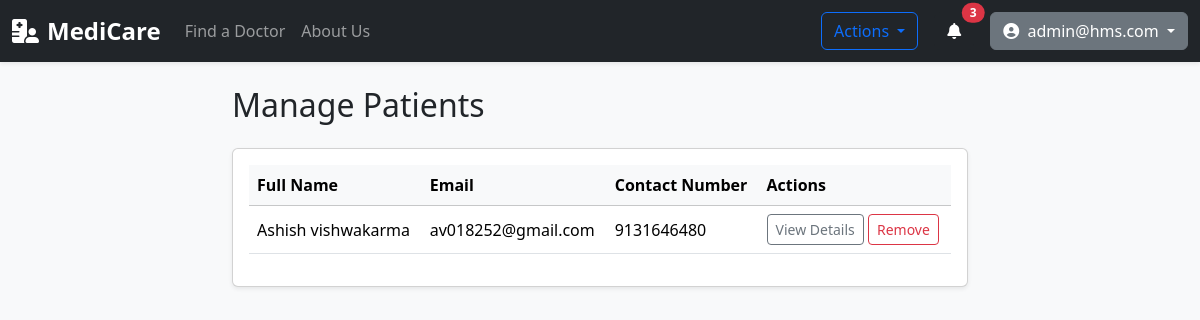
The page /admin/patients (signed in) on the database as committed earlier.
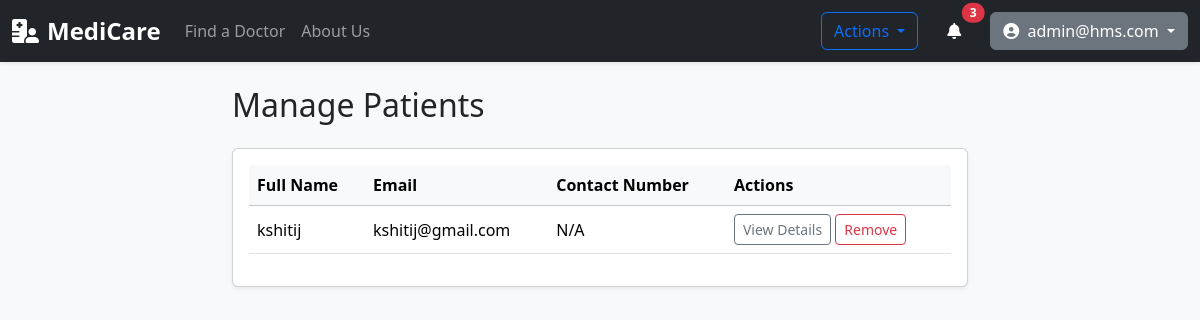
The same page on the database as committed later.
### app/models.py (models this page shows, shortened)
class User(db.Model, UserMixin):
    __tablename__ = 'user'
    id = db.Column(db.Integer, primary_key=True)
    email = db.Column(db.String(120), unique=True, nullable=False)
    password_hash = db.Column(db.String(128), nullable=False)
    role = db.Column(db.String(10), nullable=False)  # 'admin', 'doctor', 'patient'
    created_at = db.Column(db.DateTime, default=datetime.utcnow)
    doctor_profile = db.relationship('DoctorProfile', backref='user', uselist=False, cascade="all, delete-orphan")
    patient_profile = db.relationship('PatientProfile', backref='user', uselist=False, cascade="all, delete-orphan")
    doctor_appointments = db.relationship('Appointment', foreign_keys='Appointment.doctor_id', backref='doctor', lazy=True)
    patient_appointments = db.relationship('Appointment', foreign_keys='Appointment.patient_id', backref='patient', lazy=True)
    availabilities = db.relationship('Availability', backref='doctor', lazy=True, cascade="all, delete-orphan")
    notifications = db.relationship('Notification', backref='user', lazy=True, cascade="all, delete-orphan")
    reviews_given = db.relationship('DoctorReview', foreign_keys='DoctorReview.patient_id', backref='patient', lazy=True)
    reviews_received = db.relationship('DoctorReview', foreign_keys='DoctorReview.doctor_id', backref='doctor', lazy=True)
    @property
    def password(self):
        raise AttributeError('password is not a readable attribute')

class PatientProfile(db.Model):
    __tablename__ = 'patient_profile'
    id = db.Column(db.Integer, primary_key=True)
    user_id = db.Column(db.Integer, db.ForeignKey('user.id'), nullable=False, unique=True)
    full_name = db.Column(db.String(100), nullable=False)
    date_of_birth = db.Column(db.Date)
    gender = db.Column(db.String(10))
    contact_number = db.Column(db.String(20))
    blood_group = db.Column(db.String(5))
    allergies = db.Column(db.Text)
    documents = db.relationship('MedicalDocument', backref='patient', lazy=True)

### app/routes/admin_routes.py (the view)
@admin_bp.route('/patients')
@login_required
def manage_patients():
    if current_user.role != 'admin':
        flash('You are not authorized to access this page.', 'danger')
        return redirect(url_for('main.home'))
    patients = User.query.filter_by(role='patient').join(PatientProfile).order_by(PatientProfile.full_name).all()
    return render_template('admin/manage_patients.html', title='Manage Patients', patients=patients)

### app/models.py (called while the page is built)
@login_manager.user_loader
def load_user(user_id):
    return User.query.get(int(user_id))

### app/templates/admin/manage_patients.html
{% extends "layout.html" %}
{% block content %}
    <h2 class="mb-4">Manage Patients</h2>
    <div class="card shadow-sm">
        <div class="card-body">
            <div class="table-responsive">
                <table class="table table-hover align-middle">
                    <thead class="table-light">
                        <tr>
                            <th>Full Name</th>
                            <th>Email</th>
                            <th>Contact Number</th>
                            <th>Actions</th>
                        </tr>
                    </thead>
                    <tbody>
                        {% for patient in patients %}
                        <tr>
                            <td>{{ patient.patient_profile.full_name }}</td>
                            <td>{{ patient.email }}</td>
                            <td>{{ patient.patient_profile.contact_number or 'N/A' }}</td>
                            <td>
                                <a href="#" class="btn btn-sm btn-outline-secondary">View Details</a>
                                <a href="#" class="btn btn-sm btn-outline-danger">Remove</a>
                            </td>
                        </tr>
                        {% else %}
                        <tr>
                            <td colspan="4" class="text-center text-muted">No patients found.</td>
                        </tr>
                        {% endfor %}
                    </tbody>
                </table>
            </div>
        </div>
    </div>
{% endblock content %}

### app/templates/layout.html (shortened to what this page needs)
<!DOCTYPE html>
<html lang="en">
<head>
    <link href="https://cdn.jsdelivr.net/npm/bootstrap@5.3.3/dist/css/bootstrap.min.css" rel="stylesheet">
    <link rel="stylesheet" href="https://cdnjs.cloudflare.com/ajax/libs/font-awesome/6.5.2/css/all.min.css">
</head>
<body class="bg-light">
    <nav class="navbar navbar-expand-lg navbar-dark bg-dark shadow-sm sticky-top">
        <div class="container-fluid">
            <a class="navbar-brand fw-bold fs-4" href="{{ url_for('main.home') }}">
                <i class="fas fa-hospital-user me-2"></i>MediCare
            </a>
            <div class="collapse navbar-collapse" id="navbarNavDropdown">
                <ul class="navbar-nav me-auto mb-2 mb-lg-0">
                    <li class="nav-item">
                        <a class="nav-link" href="#">Find a Doctor</a>
                    </li>
                    <li class="nav-item">
                        <a class="nav-link" href="#">About Us</a>
                    </li>
                </ul>
                <div class="d-flex align-items-center">
                    {% if current_user.is_authenticated %}
                    <div class="dropdown me-3">
                        <button class="btn btn-outline-primary dropdown-toggle" type="button" data-bs-toggle="dropdown">
                            Actions
                        </button>
                    </div>
                    <div class="dropdown me-3">
                        <button class="btn btn-dark position-relative" type="button" data-bs-toggle="dropdown">
                            <i class="fas fa-bell"></i>
                            <span
                                class="position-absolute top-0 start-100 translate-middle badge rounded-pill bg-danger">
                                3 <span class="visually-hidden">unread messages</span>
                            </span>
                        </button>
                    </div>
                    <div class="dropdown">
                        <button class="btn btn-secondary dropdown-toggle" type="button" id="profileDropdown"
                            data-bs-toggle="dropdown" aria-expanded="false">
                            <i class="fas fa-user-circle me-1"></i>
                            {% if current_user.role == 'patient' and current_user.patient_profile %}
                            {{ current_user.patient_profile.full_name }}
                            {% elif current_user.role == 'doctor' and current_user.doctor_profile %}
                            {{ current_user.doctor_profile.full_name }}
                            {% else %}
                            {{ current_user.email }}
                            {% endif %}
                        </button>
                    </div>
                    {% else %}
                    <a class="btn btn-outline-light me-2" href="{{ url_for('main.login') }}">Login</a>
                    <a class="btn btn-primary" href="{{ url_for('main.register') }}">Sign Up</a>
                    {% endif %}
                </div>
            </div>
        </div>
    </nav>
    <main class="container my-4">
        <div class="row">
            <div class="col-md-10 col-lg-8 mx-auto">
                {% block content %}{% endblock %}
            </div>
        </div>
    </main>
</body>
</html>

Rows that differ between the two databases and show on the page:
removed User: patient_profile.full_name "Ashish vishwakarma", email "av018252@gmail.com", patient_profile "9131646480"
added User: patient_profile.full_name "kshitij", email "kshitij@gmail.com", patient_profile "N/A"
